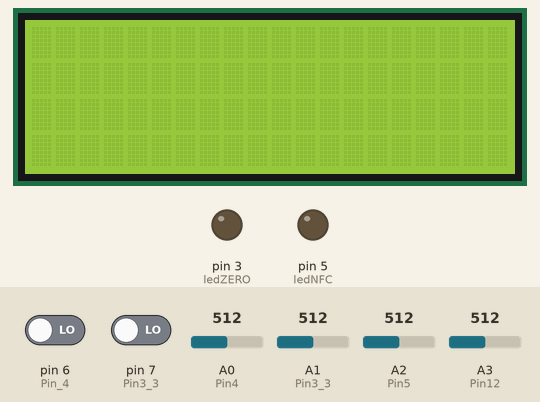
Bench run of a sketch on a simulated Arduino Uno, built with avr-gcc and run on an emulated ATmega328P. Parts: 20×4 character LCD, output pins drawn as LEDs (lit = HIGH). The inputs (shaded band) are chosen by the test bench; at power-on: A0 (Pin4) = 512, A2 (Pin5) = 512, pin 6 (Pin_4) LOW, pin 7 (Pin3_3) LOW, A1 (Pin3_3) = 512, A3 (Pin12) = 512. What the sketch prints to the serial monitor is not drawn.

Above: at 1.2 s.
1.3 s: A0 (Pin4) set to 902
At 3.3 s:
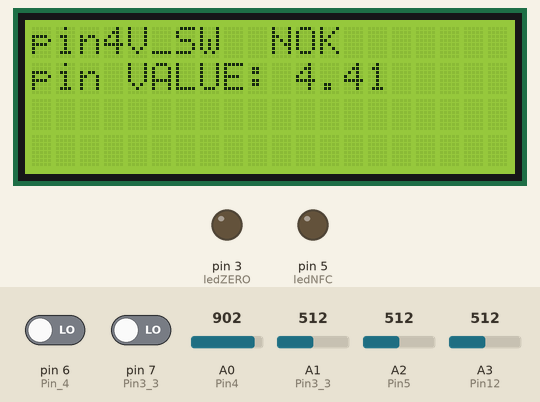
4.3 s: A0 (Pin4) set to 922
At 5.2 s:
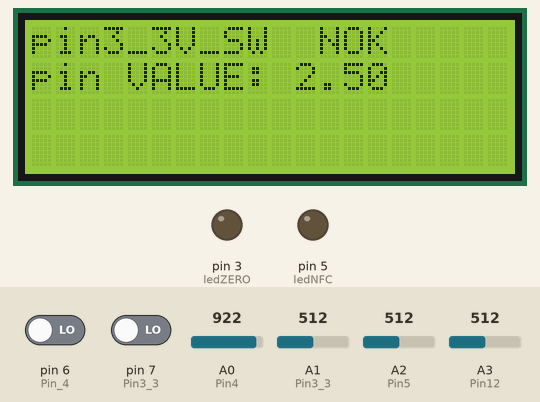
At 7.1 s:
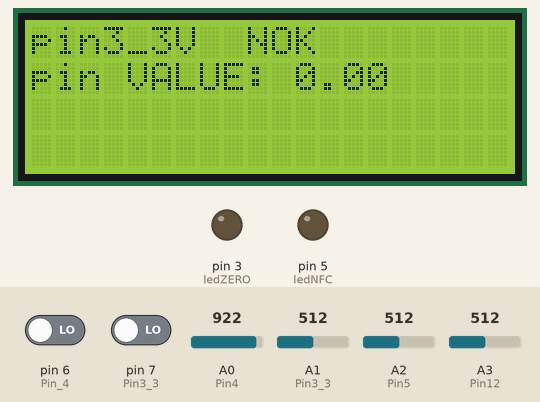
7.3 s: A0 (Pin4) set to 716
10.0 s: A0 (Pin4) set to 992
12.0 s: A2 (Pin5) set to 541
13.5 s: A2 (Pin5) set to 575
At 14.4 s:
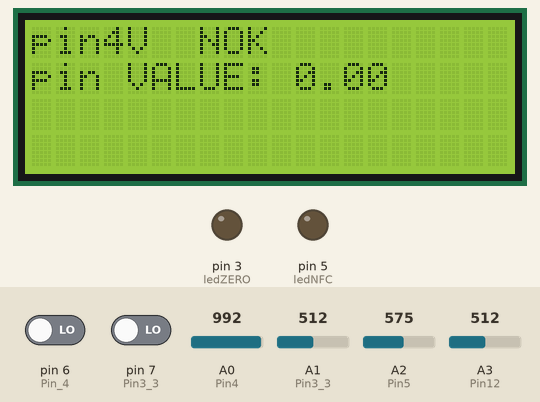
Timing chart, 0 to 16.5 s (numbered marks = the images above; inputs shaded):
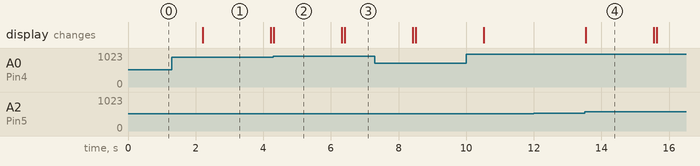

The sketch:

SideTestBetter.ino
```cpp
#include "AnalogPins.h"
#include "DigitalPins.h"
#include "CAN.h"
#include "lcdPort.h"
#include "LED.h"
#include "Pins.hpp"
#include "PinHelpers.h"

CAN myCAN;
lcdPort myLCD;
LED myLED;
Pins pins;

unsigned long loopCount = 0;
unsigned long start;
unsigned long end;
int arrayCounter = 0;

int last100AVG[10];

void setup()
{
  DigitalPins::init();
  myLCD.lcdInit();
  myLED.Init();
  myCAN.CANInit();
  Serial.begin(115200);
}

int calculateAverage(int array[], int size)
{
  int sum = 0;

  for (int i = 0; i < size; ++i)
  {
    sum += array[i];
  }

  return sum / size;
}

void loop()
{

  start = millis();
  auto allPinsOK = pins.testPins();

  Serial.println(allPinsOK);

  Serial.println("AVERAGE: ");
  Serial.println(calculateAverage(last100AVG, 10));

  last100AVG[arrayCounter] = allPinsOK;
  arrayCounter++;

  if (arrayCounter % 10 == 0)
  {
    arrayCounter = 0;
  }
  if (allPinsOK != 0 && calculateAverage(last100AVG, 10) >= 1)
  {
    myLCD.SetCurrentDiagnostis(ANALOG);
    Pin faultyPins[allPinsOK];
    pins.getFaultyPins(faultyPins);

    for (int i = 0; i < (sizeof(faultyPins) / sizeof(faultyPins[0])); i++)
    {

      myLCD.WriteNOTOK(faultyPins[i].pinName, XNOT_OK_X_VALUE, faultyPins[i].pinValue, i, (sizeof(faultyPins) / sizeof(faultyPins[0])));
    }
  }
  else
  {

    myLCD.WriteStatus(AOKDOK);
    myLCD.SetCurrentDiagnostis(CANDig);
  }

  if (myLCD.GetCurrentDiagnostic() == CANDig)
  {
    myCAN.ProccessCAN();
    myLCD.WriteCAN(CANSCREEN, myCAN.ReturnHAL(), myCAN.ReturnTemp1(), myCAN.ReturnTemp2(), myCAN.ReturnLastButtonPressed(), myCAN.ReturnLastButtonsPressed());

    if (myCAN.ReturnZERO())
    {
      myLED.turnONLEDZERO();
    }
    if (myCAN.ReturnNFC())
    {
      myLED.turnONLEDNFC();
    }
  }

  myLCD.SetLoopCounter(loopCount);
  myLCD.lcdRefresher();
  myLED.LEDrefresher();
  end = millis();
  if ((end - start) < 60)
  {
    delay(60 - (end - start));
  }
  loopCount++;
}
```

CAN.cpp
```cpp
#include "CAN.h"

CAN::CAN() : mcp(10)
{

T1=0;
T2=0;
HAL=0;
ZERO=false;
LastButtonPressed='X';


}

void CAN::CANInit()
{
    mcp.reset();
    mcp.setBitrate(CAN_250KBPS, MCP_8MHZ);
    mcp.setNormalMode();
}

void CAN::ProccessCAN()
{
    if(ReadCAN()){
        if(canMsg.can_id == TempID){
            T1=(uint16_t)((canMsg.data[1] << 8) | canMsg.data[0]);
            T2=(uint16_t)((canMsg.data[3] << 8) | canMsg.data[2]);
        }

        if(canMsg.can_id == HALID){
                HAL=((uint16_t)canMsg.data[1] << 8) | (uint16_t)canMsg.data[0];
                if(canMsg.data[2]==0x01){
                    ZERO=true;
                }else ZERO=false;
        }

        if(canMsg.can_id == TipkaID){
            if(canMsg.data[2]==0x01){
                LastButtonPressed='4';

            }else if (canMsg.data[3]==0x01){
                LastButtonPressed= '3';

            }

            if(LastButtonPressed==CurrentButtonCounted){
                countLastButtonPressed++;

            }else {
                CurrentButtonCounted=LastButtonPressed;
                countLastButtonPressed=0+1;

             }


        }

        if(canMsg.can_id == NFCID){
            NFC=true;

        }else NFC=false;


    }

}

bool CAN::ReadCAN()
{

      if(mcp.readMessage(&canMsg) == MCP2515::ERROR_OK){
            return true;
        }else {
            return false;
        }

}

uint16_t CAN::ReturnTemp1()
{
    return T1;
}

uint16_t CAN::ReturnTemp2()
{
    return T2;
}

uint16_t CAN::ReturnHAL()
{
    return HAL;
}

bool CAN::ReturnZERO()
{
    return ZERO;
}

char CAN::ReturnLastButtonPressed()
{
    return LastButtonPressed;
}

bool CAN::ReturnNFC()
{
    return NFC;
}

int CAN::ReturnLastButtonsPressed()
{
    return countLastButtonPressed;
}
```

CAN.h
```cpp
#include <SPI.h>
#include <mcp2515.h>


class CAN{
public:
    CAN();
    void CANInit();
    void ProccessCAN();
    uint16_t ReturnTemp1();
    uint16_t ReturnTemp2();
    uint16_t ReturnHAL();
    bool ReturnZERO();
    char ReturnLastButtonPressed();
    bool ReturnNFC();
    int  ReturnLastButtonsPressed();


private:
    bool ReadCAN();
    MCP2515 mcp;
    struct can_frame canMsg;
    uint16_t T1;
    uint16_t T2;
    uint16_t HAL;
    int countLastButtonPressed{0};
    char CurrentButtonCounted;
    bool ZERO;
    char LastButtonPressed;
    bool NFC;
    static const uint8_t TempID=0x13;
    static const uint8_t HALID=0x11;
    static const uint8_t TipkaID=0x12;
    static const uint8_t NFCID=0x14;

};
```

DisplayPort.h
```cpp
class DisplayPort{

public:
    virtual void showData(const char* data) = 0;


};
```

DisplayState.h
```cpp
#pragma once

enum StateOfDiagnostic{
    ANALOG,
    DIGITAL,
    CANDig,
    NONE

};

enum Dstate{
       CLOSED,
       OPEN

  };

enum Cscreen{
    AOKDOK,
    SCAN,
    ANOTOK,
    A0NA0V,
    A0OK,
    A1NA1V,
    A1OK,
    A2NA2V,
    A2OK,
    A3NA3V,
    A3OK,
    DNOK,
    D1ND1V,
    D1OK,
    D2ND2V,
    D2OK,
    AOK,
    DOK,
    NOSCREEN,
    CANSCREEN,
    XNOT_OK_X_VALUE

};
```

LED.cpp
```cpp
#include "LED.h"

void LED::Init()
{
    pinMode(ledNFC,OUTPUT);
    pinMode(ledZERO,OUTPUT);
}

void LED::turnONLEDNFC()
{
    timer1=millis();
    digitalWrite(ledNFC,HIGH);
}

void LED::turnONLEDZERO()
{
    timer2=millis();
    digitalWrite(ledZERO,HIGH);
}

void LED::LEDrefresher()
{
    if(millis()>=timer1+1000){
        digitalWrite(ledNFC,LOW);

    }

    if(millis()>=timer2+10){
        digitalWrite(ledZERO,LOW);

    }
}
```

LED.h
```cpp
#include "Arduino.h"

class LED{
public:
    void Init();
    void turnONLEDNFC();
    void turnONLEDZERO();
    void LEDrefresher();
private:
    int ledNFC=5;
    int ledZERO=3;
    unsigned long timer1;
    unsigned long timer2;


};
```

PinHelpers.h
```cpp
#pragma once


enum PinsEnum
{
    pin4V_SW = 0,
    pin3_3V_SW = 1,
    pin5V_SW = 2,
    pin12V = 3,
    pin3_3V = 4,
    pin4V = 5

};
```

AnalogPins.cpp
```cpp
#include "AnalogPins.h"

bool AnalogPins::getPinStatus(PinsEnum pins)
{
    bool result = false;

    switch (pins)
    {
    case pin4V_SW:
        result = is44OK();
        break;

    case pin3_3V_SW:
        result = is3_3OK();
        break;

    case pin5V_SW:
        result = is5OK();
        break;

    case pin12V:
        result = is12OK();
        break;

    default:
        break;
    }


    return result;
}

bool AnalogPins::is3_3OK()
{
    if(analogRead(Pin3_3) < Val3_3 + napaka && analogRead(Pin3_3)  > Val3_3 - napaka){
        return true;
    }
    else {
        return false;
    }
}

bool AnalogPins::is5OK(){
    if(analogRead(Pin5)  < Val5 + napaka && analogRead(Pin5)  > Val5 - napaka)
        return true;
    else return false;

}

bool AnalogPins::is12OK(){
    if(analogRead(Pin12)  < Val12 + napaka && analogRead(Pin12)  > Val12 - napaka)
        return true;
    else return false;

}

bool AnalogPins::is44OK(){
    if(analogRead(Pin4)  < Val44 + napaka && analogRead(Pin4) > Val44 - napaka)
        return true;
    else return false;
}

float AnalogPins::GetValueFromPin(PinsEnum pin)
{


    switch (pin)
    {
    case pin4V_SW:
        return analogRead(Pin4) * (5.0 / 1023.0);
        break;

    case pin3_3V_SW:
        return analogRead(Pin3_3) * (5.0 / 1023.0);
        break;

    case pin5V_SW:
        return analogRead(Pin5) * (5.0 / 1023.0);
        break;

    case pin12V:
        return analogRead(Pin12) * (5.0 / 1023.0);
        break;

    default:
        break;
    }

}

int AnalogPins::Get3_3PIN()
{
    return Pin3_3;
}

int AnalogPins::Get5PIN()
{
    return Pin5;
}

int AnalogPins::Get12PIN()
{
    return Pin12;
}

int AnalogPins::Get44PIN()
{
    return Pin4;
}

bool AnalogPins::isAllPinsOK()
{
    if(AnalogPins::is12OK() && AnalogPins::is3_3OK() && AnalogPins::is44OK() && AnalogPins::is5OK()){
        return true;

    }else return false;
}
```

AnalogPins.h
```cpp
#pragma once
#include <Arduino.h>
#include "PinHelpers.h"


class AnalogPins{
public:
    static bool getPinStatus(PinsEnum pins);
    static bool is3_3OK();
    static bool is5OK();
    static bool is12OK();
    static bool is44OK();
    static float GetValueFromPin(PinsEnum pin);
    static int Get3_3PIN();
    static int Get5PIN();
    static int Get12PIN();
    static int Get44PIN();
    static bool isAllPinsOK();

private:
    static const uint16_t Val3_3 = 682;
    static const uint16_t Val5 = 516;
    static const uint16_t Val12 = 225;
    static const uint16_t Val44 = 954;
    static const uint16_t napaka = 41;
    static const int Pin4= A0;
    static const int Pin3_3= A1;
    static const int Pin5= A2;
    static const int Pin12= A3;


};
```

DigitalPins.cpp
```cpp
#pragma once
#include "DigitalPins.h"


void DigitalPins::init(){
    pinMode(Pin3_3,INPUT);
    pinMode(Pin_4, INPUT);

}

bool DigitalPins::is3_3OK()
{
    if(digitalRead(Pin3_3)==HIGH){
        return true;

    }else return false;

}

bool DigitalPins::is4OK()
{
    if(digitalRead(Pin_4)==HIGH){
        return true;

    }else return false;
}

bool DigitalPins::isPinOk(PinsEnum pins)
{
    switch (pins)
    {
    case pin3_3V:
        return is3_3OK();
        break;

    case pin4V:
        return is4OK();
        break;
    default:
        break;
    }


    return false;
}

bool DigitalPins::isAllPinsOK()
{
    if(DigitalPins::is3_3OK() && DigitalPins::is4OK()){
    return true;
    }else return false;
}
```

DigitalPins.h
```cpp
#pragma once
#include <Arduino.h>
#include "PinHelpers.h"


class DigitalPins{
public:
    static void init();
    static bool is3_3OK();
    static bool is4OK();
    static bool isPinOk(PinsEnum pins);
    static bool isAllPinsOK();

private:
    static const int Pin3_3=7;
    static const int Pin_4=6;

};
```

Pins.cpp
```cpp
#include "Pins.hpp"

Pins::Pins()
{

    m_pins[pin4V_SW].pinName = "pin4V_SW";
    m_pins[pin3_3V_SW].pinName = "pin3_3V_SW";
    m_pins[pin5V_SW].pinName = "pin5V_SW";
    m_pins[pin12V].pinName = "pin12V";
    m_pins[pin3_3V].pinName = "pin3_3V";
    m_pins[pin4V].pinName = "pin4V";
}

int Pins::testPins()
{
    int faultyPins = 0;

    for (int x = 0; x < 4; x++)
    {
        m_pins[x].isOK = AnalogPins::getPinStatus(static_cast<PinsEnum>(x));
        m_pins[x].pinValue = AnalogPins::GetValueFromPin(static_cast<PinsEnum>(x));
        if (m_pins[x].isOK == false)
        {
            faultyPins++;
        }
    }

    for (int x = 4; x < 6; x++)
    {
        if (DigitalPins::isPinOk(static_cast<PinsEnum>(x)))
        {
            m_pins[x].isOK = true;
            m_pins[x].pinValue = 5;
        }
        else
        {
            m_pins[x].pinValue = 0;
            m_pins[x].isOK = false;
            faultyPins++;
        }
    }

    return faultyPins;

}

void Pins::getFaultyPins(Pin * arrPin)
{

   // Pin temp[numberOfBadPins()];
    int tempIndex = 0;
    for (int x = 0; x < 6; x++)
    {

        if (m_pins[x].isOK == false)
        {
            arrPin[tempIndex] = m_pins[x];
           // temp[tempIndex] = m_pins[x];
            tempIndex++;
        }
    }


}

int Pins::numberOfBadPins()
{
    int temp = 0;

    for (int x = 0; x < 6; x++)
    {
        if (m_pins[x].isOK == false)
        {
            temp++;
        }
    }
    return temp;
}
```

Pins.hpp
```cpp
#pragma once
#include "AnalogPins.h"
#include "DigitalPins.h"
#include <string.h>

#include "PinHelpers.h"


struct Pin
{
    String pinName;
    float pinValue;
    bool isOK{false};

};


class Pins
{
public:
    explicit Pins();
    int testPins();
    void getFaultyPins(Pin * arrPin);


private:
    int numberOfBadPins();
    Pin m_pins[6];
};
```

lcdPort.cpp
```cpp
#include "lcdPort.h"
#include "Arduino.h"

lcdPort::lcdPort() : lcd(0x27,20,4)
{
    CurrentScreen=NOSCREEN;
    LastScreen=NOSCREEN;
    AnalogStateStatus=1;
    DigitalStateStatus=1;
    lastcou=-1;
    CurrentDiagnostic=ANALOG;
}

void lcdPort::lcdInit()
{
    lcd.init();
    lcd.backlight();
    lcd.command(0xA6);
}

void lcdPort::WriteStatus(Cscreen x)
{

    if(x==AOKDOK && CurrentScreen==NOSCREEN && LastScreen!=AOKDOK){
        lcd.clear();
        bothLines("ANALOG OK", "DIGITAL OK");
        CurrentScreen=AOKDOK;
        timer1=millis();
    }

    if(x==SCAN && CurrentScreen==NOSCREEN && LastScreen!=SCAN){
        lcd.clear();
        bothLines("AOK DOK", "STARTING CAN");
        CurrentScreen=SCAN;
        timer1=millis();

    }

    if(x==ANOTOK && CurrentScreen==NOSCREEN && LastScreen!=ANOTOK && AnalogStateStatus==1){
        lcd.clear();
        showData("ANALOG NOT OK");
        CurrentScreen=ANOTOK;
        AnalogStateStatus++;
        timer1=millis();
    }

    if(x==DOK && CurrentScreen==NOSCREEN && LastScreen!=DOK){
        lcd.clear();

        showData("DIGITAL OK");
        CurrentScreen=DOK;
        timer1=millis();
    }

    if(x==DNOK && CurrentScreen==NOSCREEN && LastScreen!=DNOK && DigitalStateStatus==1){
        lcd.clear();
        DigitalStateStatus++;
        showData("DIGITAL NOT OK");
        CurrentScreen=DNOK;
        timer1=millis();

    }

    if(x==A0OK && CurrentScreen==NOSCREEN && LastScreen!=A0OK && AnalogStateStatus==2){
        lcd.clear();
        showData("A0 (4.4V) OK");
         AnalogStateStatus++;
        CurrentScreen=A0OK;
        timer1=millis();

    }

    if(x==AOK && CurrentScreen==NOSCREEN && LastScreen!=A0OK){
        lcd.clear();
        showData("ANALOG OK");
        CurrentScreen=AOK;
        timer1=millis();
    }

    if(x==A1OK && CurrentScreen==NOSCREEN && LastScreen!=A0OK && AnalogStateStatus==3){
        lcd.clear();
        showData("A1 (3.3V) OK");
         AnalogStateStatus++;
        CurrentScreen=A1OK;
        timer1=millis();

    }

    if(x==A2OK && CurrentScreen==NOSCREEN && LastScreen!=A2OK && AnalogStateStatus==4){
        lcd.clear();
        showData("A2 (5V) OK");
         AnalogStateStatus++;
        CurrentScreen=A2OK;
        timer1=millis();

    }

    if(x==A3OK && CurrentScreen==NOSCREEN && LastScreen!=A3OK && AnalogStateStatus==5){
        lcd.clear();
        showData("A3 (12V) OK");
AnalogStateStatus++;
        CurrentScreen=A3OK;
        timer1=millis();

    }

    if(x==D1OK && CurrentScreen==NOSCREEN && LastScreen!=D1OK && DigitalStateStatus==2){
        lcd.clear();
        DigitalStateStatus++;
        showData("D1(7) OK");
        CurrentScreen=D1OK;
        timer1=millis();

    }

    if(x==D1ND1V && CurrentScreen==NOSCREEN && LastScreen!=D1ND1V && DigitalStateStatus==2){
        lcd.clear();
        DigitalStateStatus++;
        bothLines("D1(7) NOT OK", "D1 VALUE: LOW");
        CurrentScreen=D1ND1V;
        timer1=millis();

    }


    if(x==D2OK && CurrentScreen==NOSCREEN && LastScreen!=D2OK && DigitalStateStatus==3){
        lcd.clear();
        DigitalStateStatus++;
        showData("D2(6) OK");
        CurrentScreen=D2OK;
        timer1=millis();

    }

    if(x==D2ND2V && CurrentScreen==NOSCREEN && LastScreen!=D2ND2V && DigitalStateStatus==3){
        lcd.clear();
        DigitalStateStatus++;
        bothLines("D2(6) NOT OK", "D2 VALUE: LOW");
        CurrentScreen=D2ND2V;
        timer1=millis();

    }
}

void lcdPort::lcdRefresher()
{

        if(LastScreen==SCAN && CurrentDiagnostic!=CANDig){
            CurrentDiagnostic=ANALOG;
            LastScreen=NOSCREEN;

        }


    if(millis() >= (timer1 + 2000) && CurrentScreen != NOSCREEN && CurrentDiagnostic!=CANDig){
        lcd.clear();

        if(CurrentDiagnostic==ANALOG && AnalogStateStatus==6){
            AnalogStateStatus=1;
            CurrentDiagnostic=DIGITAL;

        }

        if(CurrentDiagnostic==DIGITAL && DigitalStateStatus==4){
            CurrentDiagnostic=ANALOG;
            DigitalStateStatus=1;

        }

        LastScreen=CurrentScreen;
        CurrentScreen=NOSCREEN;


    }

    if((loopCounter % 40==0) && CurrentScreen == CANSCREEN && CurrentDiagnostic== CANDig){
        lcd.clear();

    }
    if(CurrentScreen==CANSCREEN && CurrentDiagnostic!=CANDig){
        AnalogStateStatus=1;
        DigitalStateStatus=1;
        CurrentDiagnostic=ANALOG;
        //lcd.clear();


    }


}

void lcdPort::SetCurrentDiagnostis(StateOfDiagnostic x)
{
    CurrentDiagnostic=x;
}

StateOfDiagnostic lcdPort::GetCurrentDiagnostic()
{
    return CurrentDiagnostic;
}

void lcdPort::WriteCAN(Cscreen Scr, uint16_t HAL, uint16_t T1, uint16_t T2, char tipka, int counter)
{
 if(Scr==CANSCREEN){
    CurrentScreen=CANSCREEN;
    lcd.setCursor(0,0);
    lcd.print("TIPKA: ");
    lcd.setCursor(6,0);
    lcd.print(tipka);
    lcd.setCursor(7,0);
    lcd.print(".");
    lcd.print(counter);
    lcd.setCursor(9,0);
    lcd.print("T1:");
    lcd.print(T1);
    lcd.setCursor(0,1);
    lcd.print("HAL:");
    lcd.setCursor(4,1);
    lcd.print(HAL);
    lcd.setCursor(9,1);
    lcd.print("T2:");
    lcd.print(T2);

 }
}

void lcdPort::WriteNOTOK(String pin, Cscreen scr, float y, int cou, int size)
{
    if(scr==XNOT_OK_X_VALUE && CurrentScreen==NOSCREEN && cou!=lastcou && cou>lastcou){
        lcd.clear();

        lastcou=cou;
        if((size - 1)==lastcou) lastcou=-1;
        CurrentScreen=XNOT_OK_X_VALUE;
        timer1=millis();
        lcd.setCursor(0,0);
        lcd.print(pin);
        lcd.print("  NOK");
        lcd.setCursor(0,1);
        lcd.print(pin);
        lcd.setCursor(3,1);
        lcd.print(" VALUE: ");
        lcd.setCursor(11,1);
        lcd.print(y);

    }
}

void lcdPort::showData(const char *data)
{
    lcd.clear();
    lcd.setCursor(0,0);
    lcd.print(data);

}

void lcdPort::bothLines(String x, String y)
{
    lcd.clear();
    lcd.setCursor(0,0);
    lcd.print(x);
    lcd.setCursor(0,1);
    lcd.print(y);

}

void lcdPort::SetLoopCounter(unsigned long counter){

loopCounter=counter;

}
```

lcdPort.h
```cpp
#include "DisplayPort.h"
#include "DisplayState.h"
#include <LiquidCrystal_I2C.h>
#include <string.h>
#include <Arduino.h>  // for sprintf


class lcdPort : public DisplayPort{
public:
    lcdPort();
    void lcdInit();
    void WriteStatus(Cscreen x);
    void lcdRefresher();
    void SetCurrentDiagnostis(StateOfDiagnostic x);
    StateOfDiagnostic GetCurrentDiagnostic();
    void SetLoopCounter(unsigned long counter);
    void WriteCAN(Cscreen Scr, uint16_t HAL, uint16_t T1, uint16_t T2, char tipka, int counter);
    void WriteNOTOK(String pin, Cscreen scr, float y, int cou, int size);


private:
    int DigitalStateStatus;
    int AnalogStateStatus;
    StateOfDiagnostic CurrentDiagnostic;
    unsigned long timer1;
    LiquidCrystal_I2C lcd;
    Dstate CurrentDState;
    Cscreen CurrentScreen;
    Cscreen LastScreen;
    unsigned long loopCounter;
    void showData(const char* data) override;
    void bothLines(String  x, String y);
    int lastcou=200;

};
```

Measured:
- the behaviour switches between 913 and 914 on A0 (Pin4) (found by bisection; images 1 and 2)
- the behaviour switches between 556 and 557 on A2 (Pin5) (found by bisection; images 3 and 4)
- after the input at 4.3 s, the display: first differs from a run without the input after 2.1 s (image 3)
- after the input at 12.0 s, every drawn part: stays the same
- after the input at 13.5 s, the display: changes at once (image 4)
- what the display in image 1 shows lasts 2.0 s, from 2.2 s to 4.2 s
